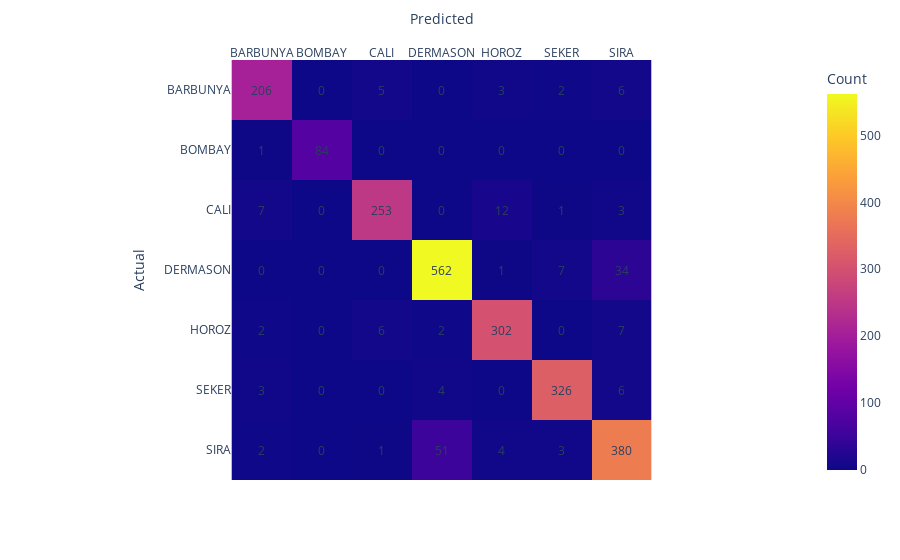

Here is the notebook cell this chart was saved with:
### Code cell
dist = dict(n_estimators=[5, 10, 25, 50, 100, 200, 250, 500, 1000],
            criterion=['gini', 'entropy', 'log_loss'],
            max_depth=[1, 5, 10, 25, 50, 100, 150],
            min_samples_split=[1, 5, 10, 25, 50, 100, 250, 500])
rf = RandomForestClassifier(random_state=42)
train_evaluate_encoded2(rf, dist, X_train, y_encoded2, X_val, y_val_encoded2, cv=5)

### Figure 1 — Plotly figure (JSON) as saved in the notebook; plotly's stock layout.template omitted (floating-point values rounded to 4 significant figures)
{"data": [{"coloraxis": "coloraxis", "hovertemplate": "Predicted: %{x}<br>Actual: %{y}<br>Count: %{z}<extra></extra>", "name": "0", "type": "heatmap", "x": ["BARBUNYA", "BOMBAY", "CALI", "DERMASON", "HOROZ", "SEKER", "SIRA"], "xaxis": "x", "y": ["BARBUNYA", "BOMBAY", "CALI", "DERMASON", "HOROZ", "SEKER", "SIRA"], "yaxis": "y", "z": [[206, 0, 5, 0, 3, 2, 6], [1, 84, 0, 0, 0, 0, 0], [7, 0, 253, 0, 12, 1, 3], [0, 0, 0, 562, 1, 7, 34], [2, 0, 6, 2, 302, 0, 7], [3, 0, 0, 4, 0, 326, 6], [2, 0, 1, 51, 4, 3, 380]]}], "layout": {"annotations": [{"showarrow": false, "text": "206", "x": "BARBUNYA", "y": "BARBUNYA"}, {"showarrow": false, "text": "0", "x": "BOMBAY", "y": "BARBUNYA"}, {"showarrow": false, "text": "5", "x": "CALI", "y": "BARBUNYA"}, {"showarrow": false, "text": "0", "x": "DERMASON", "y": "BARBUNYA"}, {"showarrow": false, "text": "3", "x": "HOROZ", "y": "BARBUNYA"}, {"showarrow": false, "text": "2", "x": "SEKER", "y": "BARBUNYA"}, {"showarrow": false, "text": "6", "x": "SIRA", "y": "BARBUNYA"}, {"showarrow": false, "text": "1", "x": "BARBUNYA", "y": "BOMBAY"}, {"showarrow": false, "text": "84", "x": "BOMBAY", "y": "BOMBAY"}, {"showarrow": false, "text": "0", "x": "CALI", "y": "BOMBAY"}, {"showarrow": false, "text": "0", "x": "DERMASON", "y": "BOMBAY"}, {"showarrow": false, "text": "0", "x": "HOROZ", "y": "BOMBAY"}, {"showarrow": false, "text": "0", "x": "SEKER", "y": "BOMBAY"}, {"showarrow": false, "text": "0", "x": "SIRA", "y": "BOMBAY"}, {"showarrow": false, "text": "7", "x": "BARBUNYA", "y": "CALI"}, {"showarrow": false, "text": "0", "x": "BOMBAY", "y": "CALI"}, {"showarrow": false, "text": "253", "x": "CALI", "y": "CALI"}, {"showarrow": false, "text": "0", "x": "DERMASON", "y": "CALI"}, {"showarrow": false, "text": "12", "x": "HOROZ", "y": "CALI"}, {"showarrow": false, "text": "1", "x": "SEKER", "y": "CALI"}, {"showarrow": false, "text": "3", "x": "SIRA", "y": "CALI"}, {"showarrow": false, "text": "0", "x": "BARBUNYA", "y": "DERMASON"}, {"showarrow": false, "text": "0", "x": "BOMBAY", "y": "DERMASON"}, {"showarrow": false, "text": "0", "x": "CALI", "y": "DERMASON"}, {"showarrow": false, "text": "562", "x": "DERMASON", "y": "DERMASON"}, {"showarrow": false, "text": "1", "x": "HOROZ", "y": "DERMASON"}, {"showarrow": false, "text": "7", "x": "SEKER", "y": "DERMASON"}, {"showarrow": false, "text": "34", "x": "SIRA", "y": "DERMASON"}, {"showarrow": false, "text": "2", "x": "BARBUNYA", "y": "HOROZ"}, {"showarrow": false, "text": "0", "x": "BOMBAY", "y": "HOROZ"}, {"showarrow": false, "text": "6", "x": "CALI", "y": "HOROZ"}, {"showarrow": false, "text": "2", "x": "DERMASON", "y": "HOROZ"}, {"showarrow": false, "text": "302", "x": "HOROZ", "y": "HOROZ"}, {"showarrow": false, "text": "0", "x": "SEKER", "y": "HOROZ"}, {"showarrow": false, "text": "7", "x": "SIRA", "y": "HOROZ"}, {"showarrow": false, "text": "3", "x": "BARBUNYA", "y": "SEKER"}, {"showarrow": false, "text": "0", "x": "BOMBAY", "y": "SEKER"}, {"showarrow": false, "text": "0", "x": "CALI", "y": "SEKER"}, {"showarrow": false, "text": "4", "x": "DERMASON", "y": "SEKER"}, {"showarrow": false, "text": "0", "x": "HOROZ", "y": "SEKER"}, {"showarrow": false, "text": "326", "x": "SEKER", "y": "SEKER"}, {"showarrow": false, "text": "6", "x": "SIRA", "y": "SEKER"}, {"showarrow": false, "text": "2", "x": "BARBUNYA", "y": "SIRA"}, {"showarrow": false, "text": "0", "x": "BOMBAY", "y": "SIRA"}, {"showarrow": false, "text": "1", "x": "CALI", "y": "SIRA"}, {"showarrow": false, "text": "51", "x": "DERMASON", "y": "SIRA"}, {"showarrow": false, "text": "4", "x": "HOROZ", "y": "SIRA"}, {"showarrow": false, "text": "3", "x": "SEKER", "y": "SIRA"}, {"showarrow": false, "text": "380", "x": "SIRA", "y": "SIRA"}], "coloraxis": {"colorbar": {"title": {"text": "Count"}}, "colorscale": [[0, "#0d0887"], [0.1111, "#46039f"], [0.2222, "#7201a8"], [0.3333, "#9c179e"], [0.4444, "#bd3786"], [0.5556, "#d8576b"], [0.6667, "#ed7953"], [0.7778, "#fb9f3a"], [0.8889, "#fdca26"], [1, "#f0f921"]]}, "margin": {"t": 60}, "xaxis": {"anchor": "y", "constrain": "domain", "domain": [0, 1], "scaleanchor": "y", "side": "top", "title": {"text": "Predicted"}}, "yaxis": {"anchor": "x", "autorange": "reversed", "constrain": "domain", "domain": [0, 1], "title": {"text": "Actual"}}}}
